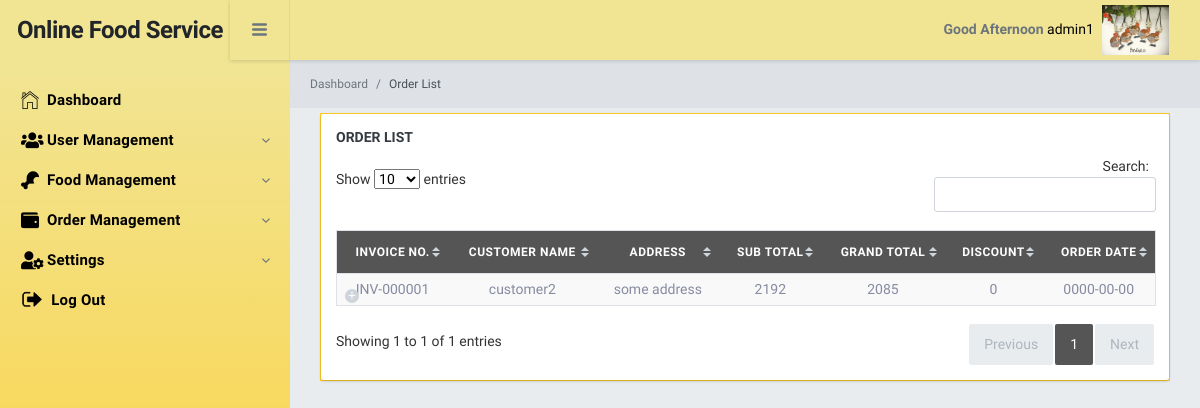
Before: /admin/views/PendingOrder.php (signed in) with the older database file.
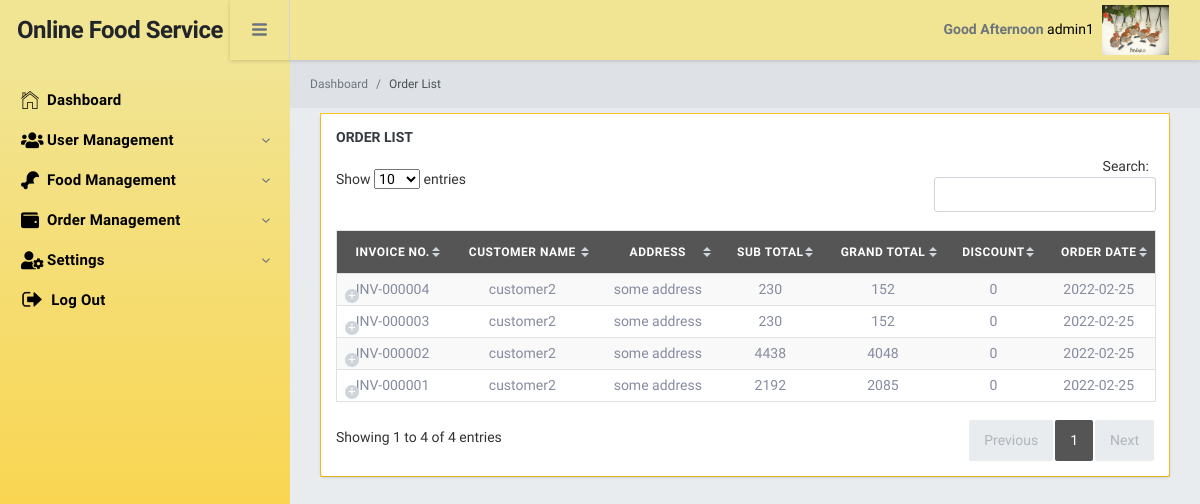
After: the same page with the newer database file.
### tables this page shows
CREATE TABLE `invoice` (
  `Id` int(11) NOT NULL,
  `InvoiceNumber` varchar(30) NOT NULL,
  `CustomerId` int(11) NOT NULL,
  `Phone` text DEFAULT NULL,
  `Address` text DEFAULT NULL,
  `DeliveryManId` int(11) DEFAULT NULL,
  `OrderDate` date NOT NULL,
  `DeliveryDate` date NOT NULL,
  `OrderTakenDate` date NOT NULL,
  `SubTotal` double NOT NULL,
  `GrandTotal` double NOT NULL,
  `Discount` double NOT NULL,
  `DeliveryCharge` int(11) NOT NULL,
  `Status` varchar(20) NOT NULL,
  `Remarks` varchar(255) NOT NULL,
  `CreatedDate` datetime NOT NULL DEFAULT current_timestamp(),
  `CreatedBy` int(11) NOT NULL,
  `UpdatedDate` datetime DEFAULT NULL,
  `UpdatedBy` int(11) NOT NULL
);

CREATE TABLE `user` (
  `Id` int(11) NOT NULL,
  `Name` varchar(255) NOT NULL,
  `Email` varchar(255) NOT NULL,
  `Password` text NOT NULL,
  `Phone` varchar(15) NOT NULL,
  `Address` text NOT NULL,
  `RoleName` varchar(255) NOT NULL,
  `IsActive` int(11) NOT NULL,
  `CreatedDate` datetime NOT NULL DEFAULT current_timestamp(),
  `CreatedBy` int(11) NOT NULL,
  `UpdatedBy` int(11) NOT NULL,
  `UpdatedDate` datetime NOT NULL
);

### admin/views/PendingOrder.php (the view, shortened to what this page needs)
<?php
    include("layout/topbar.php");
    include("layout/sidebar.php");
?>
<div class="br-pageheader">
    <nav class="breadcrumb pd-0 mg-0 tx-12">
        <a class="breadcrumb-item" href="index.php">Dashboard</a>
        <a class="breadcrumb-item active" href="#">Order List</a>
    </nav>
</div>
<div id="datatable1_wrapper" class="dataTables_wrapper no-footer">
    <div class="br-pagebody">
        <div class="br-section-wrapper">
            <h6 class="br-section-label">Order List</h6>
            <div class="table-wrapper">
                <table style="width:100%" id="pendingOrderList" class="table display responsive nowrap tableStyle">
                    <thead>
                        <tr>
                            <th>Invoice No.</th>
                            <th>Customer Name</th>
                            <th>Address</th>
                            <th>Sub Total</th>
                            <th>Grand Total</th>
                            <th>Discount</th>
                            <th>Order Date</th>
                        </tr>
                    </thead>
                    <tbody>
                        <?php
                            $sql = "SELECT P.*, CUS.Name CustomerName,CUS.Address
                                    FROM invoice P
                                    LEFT JOIN user CUS ON CUS.Id = P.CustomerId
                                    WHERE Status in ('Pending', 'Shipment')
                                    ORDER BY Id DESC";
                            $queryResult = mysqli_query($con, $sql);
                            foreach ($queryResult as $row){
                                $id = $row['Id'];
                                $invoiceNumber = $row['InvoiceNumber'];
                                $customerName = $row['CustomerName'];
                                $address = $row['Address'];
                                $subTotal = $row['SubTotal'];
                                $grandTotal = $row['GrandTotal'];
                                $discount = $row['Discount'];
                                $orderDate = $row['OrderDate'];
                                $deliveryCharge = $row['DeliveryCharge'];
                                $Status = $row['Status'];
                                $whichStatus = '';
                                if($Status == 'Pending') $whichStatus = '<span class="badge badge-primary">Pending</span>';
                                else if($Status == 'Shipment') $whichStatus = '<span class="badge badge-warning">Shipment</span>';
                                else if($Status == 'Delivered') $whichStatus = '<span class="badge badge-success">Delivered</span>';
                                $buttons = '';
                                if($_SESSION['user']['RoleName'] == 'Admin' && $Status == 'Pending'){
                                    $buttons .= "<button class = 'btn btn-success btn-sm orderProcess' action = 'shipment' title = 'Shipment' url = '../controller/PendingOrderController.php?shipmentId=$id' ><i class='fas fa-ship'></i></button>";
                                }
                                else if($_SESSION['user']['RoleName'] == 'DeliveryMan' && $Status == 'Shipment'){
                                    $buttons .= "<button class = 'btn btn-success btn-sm orderProcess' action = 'takeOrder' title = 'Take Order' url = '../controller/PendingOrderController.php?takeOrder=$id' ><i class='fas fa-truck'></i></button>";
                                }
                                $buttons .= "<button class = 'btn btn-info btn-sm btnInfo' title = 'Info' invoiceId='$id' ><i class='fa fa-info-circle'></i></button>";
                                echo '<tr>
                                        <td>'.$invoiceNumber.'</td>
                                        <td>'.$customerName.'</td>
                                        <td>'.$address.'</td>
                                        <td>'.$subTotal.'</td>
                                        <td>'.$grandTotal.'</td>
                                        <td>'.$discount.'</td>
                                        <td>'.$orderDate.'</td>
                                        <td>'.$deliveryCharge.'</td>
                                        <td>'.$whichStatus.'</td>
                                        <td>'.$buttons.'</td>
                                    </tr>';
                            }
                        ?>
                    </tbody>
                </table>
            </div>
        </div>
    </div>
</div>
<?php include("layout/footer.php");?>

### admin/views/layout/topbar.php (shortened to what this page needs)
<!DOCTYPE html>
<html>
<head>
    <link href="../public/fontawesome-free/css/all.min.css" rel="stylesheet">
    <link rel="stylesheet" href="https://kendo.cdn.telerik.com/2021.1.330/styles/kendo.default-v2.min.css" />
    <link href="../public/datatables.net-dt/css/jquery.dataTables.min.css" rel="stylesheet">
    <link href="../public/datatables.net-responsive-dt/css/responsive.dataTables.min.css" rel="stylesheet">
    <link href="../public/ionicons/css/ionicons.min.css" rel="stylesheet">
    <link href="../public/highlightjs/styles/github.css" rel="stylesheet">
    <link rel='stylesheet' href='https://cdnjs.cloudflare.com/ajax/libs/limonte-sweetalert2/10.15.7/sweetalert2.css'>
    <link href="https://cdn.datatables.net/buttons/1.7.1/css/buttons.dataTables.min.css" rel="stylesheet" />
    <link rel="stylesheet" href="../public/bootstrapSwitch/bootstrap-switch.css">
    <link rel="stylesheet" href="../public/css/bracket.css">
    <link rel="stylesheet" href="../public/css/site.css">
    <link rel="stylesheet" href="../public/select2/select2.min.css">
    <link rel="stylesheet" href="https://code.jquery.com/ui/1.12.1/themes/base/jquery-ui.css">
    <link href="https://cdnjs.cloudflare.com/ajax/libs/limonte-sweetalert2/7.33.1/sweetalert2.css" rel="stylesheet" />
    <link href="https://cdnjs.cloudflare.com/ajax/libs/limonte-sweetalert2/7.33.1/sweetalert2.min.css" rel="stylesheet" />
</head>
<body>

### admin/views/layout/sidebar.php (shortened to what this page needs)
<div class="br-logo"><a href="#"><span></span>Online Food Service<span></span></a></div>
    <div class="br-sideleft sideleft-scrollbar">
        <ul style="margin-top:20px;" class="br-sideleft-menu">
            <li class="br-menu-item">
                <a href="index.php" class="br-menu-link">
                    <i class="menu-item-icon icon ion-ios-home-outline tx-24"></i>
                    <span class="menu-item-label">Dashboard</span>
                </a>
            </li>
            <?php if($_SESSION['user']['RoleName'] == 'SuperAdmin' || $_SESSION['user']['RoleName'] == 'Admin'){?>
                <li class="br-menu-item dummy_company_menu companyCls"  >
                <a href="#" class="br-menu-link with-sub">
                    <span class="menu-item-label">User Management</span>
                </a>
            </li>
            <?php }
            ?>
            <?php if($_SESSION['user']['RoleName'] == 'SuperAdmin' || $_SESSION['user']['RoleName'] == 'Admin'){?>
                <li class="br-menu-item dummy_company_menu companyCls"  >
                <a href="#" class="br-menu-link with-sub">
                    <span class="menu-item-label">Food Management</span>
                </a>
            </li>
            <?php }
            ?>
            <li class="br-menu-item dummy_company_menu companyCls"  >
                <a href="#" class="br-menu-link with-sub">
                    <span class="menu-item-label">Order Management</span>
                </a>
            </li>
            <li class="br-menu-item dummy_company_menu companyCls"  >
                <a href="#" class="br-menu-link with-sub">
                    <span class="menu-item-label">Settings</span>
                </a>
            </li>
            <li class="br-menu-item dummy_poc_menu">
                <a href="../logout.php" class="br-menu-link">
                    <img src="../public/logout.png" alt="logo" class="logo-default logout-logo-width" />
                    <span class="menu-item-label">Log Out</span>
                </a>
            </li>
        </ul>
    </div>
    <div class="br-header">
        <div class="br-header-left">
            <div class="navicon-left hidden-md-down"><a id="btnLeftMenu" href="#"><i class="icon ion-navicon-round"></i></a></div>
        </div>
        <div class="br-header-right">
            <nav class="">
                <a href="#" class="nav-link nav-link-profile" data-toggle="dropdown">
                    <label id="lblGreetings"></label> <span class="logged-name hidden-md-down" style="color: black !important; font-size: 14px !important;"><?php echo $_SESSION['user']['Name'];?></span>
                    <img src="../public/bondi.jpg" alt="logo" class="logo-default header-logo-width" />
                </a>
            </nav>
        </div>
    </div>
    <div class="br-mainpanel">

### admin/views/layout/footer.php (shortened to what this page needs)
</div>
</body>
</html>

### admin/public/css/site.css (style rules this page uses)
table.dataTable tbody th, table.dataTable tbody td { padding: 5px 10px !important; }
.br-section-wrapper { padding: 15px; }
table.dataTable { width: 100% !important; }
::placeholder { color: #f0eded !important; opacity: 1; }
table.dataTable thead th { background: #555555 !important; color: #fff !important; }
.br-pagebody { padding: 0; border: 1px solid #ffcb24 !important; margin: 5px 30px; }
.logout-logo-width { max-height: 18px !important; }
.header-logo-width { max-height: 50px !important; padding-right: 15px !important; }
.br-header::before { background-color: #f1e594; }

### admin/views/layout/topbar.php (style rules this page uses)
.tableStyle tr td, tr th { text-align: center; }

Changed rows visible on the page:
added invoice: InvoiceNumber "INV-000004", user.Name "customer2", user.Address "some address", SubTotal "230", GrandTotal "152", Discount "0", OrderDate "2022-02-25"
added invoice: InvoiceNumber "INV-000003", user.Name "customer2", user.Address "some address", SubTotal "230", GrandTotal "152", Discount "0", OrderDate "2022-02-25"
added invoice: InvoiceNumber "INV-000002", user.Name "customer2", user.Address "some address", SubTotal "4438", GrandTotal "4048", Discount "0", OrderDate "2022-02-25"
changed invoice "INV-000001": OrderDate "0000-00-00" → "2022-02-25"
Other visible differences:
text written by a page script: "Show entries Search: Showing 1 to 1 of 1 entries Previous 1 Next" → "Show entries Search: Showing 1 to 4 of 4 entries Previous 1 Next"
